Frame 1 (no input): blank canvas, image omitted
Frame 60 (no input): blank canvas, image omitted
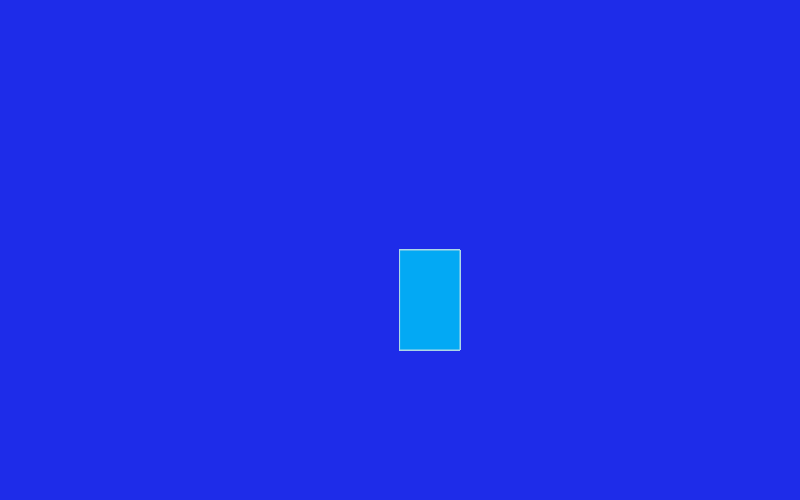
Frame 120 (the mouse pressed at the canvas centre since frame 60)

The p5.js sketch whose frames 1 and 60 were blank and that drew this single picture after the mouse press (run headless with seeded random() and noise() and a simulated clock; from frame 60 on, the mouse is pressed at the canvas centre):

// p5.js sketch
// ── sketch.js
function setup() {
  createCanvas(800, 500);
  background("#1E2CE9");
}

function draw() {
  
  fill ("#03A9F4");
  stroke ("lightblue");
  if (mouseIsPressed)
  rect(mouseX,mouseY,60,100);
  
}
